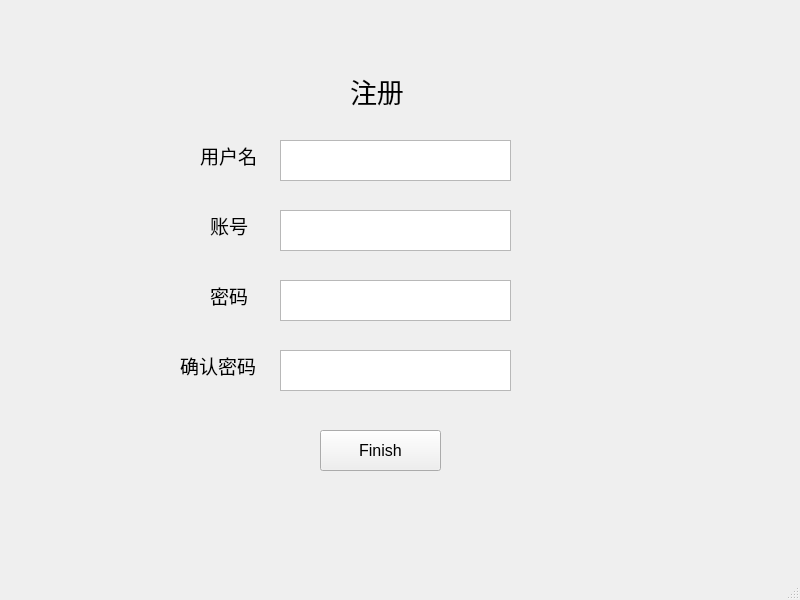
<?xml version="1.0" encoding="UTF-8"?>
<ui version="4.0">
 <class>Register</class>
 <widget class="QMainWindow" name="Register">
  <property name="geometry">
   <rect>
    <x>0</x>
    <y>0</y>
    <width>800</width>
    <height>600</height>
   </rect>
  </property>
  <property name="windowTitle">
   <string>MainWindow</string>
  </property>
  <widget class="QWidget" name="centralwidget">
   <widget class="QLabel" name="label">
    <property name="geometry">
     <rect>
      <x>350</x>
      <y>60</y>
      <width>81</width>
      <height>61</height>
     </rect>
    </property>
    <property name="font">
     <font>
      <family>Arial</family>
      <pointsize>20</pointsize>
     </font>
    </property>
    <property name="text">
     <string>注册</string>
    </property>
   </widget>
   <widget class="QTextEdit" name="textEdit_2">
    <property name="geometry">
     <rect>
      <x>280</x>
      <y>280</y>
      <width>231</width>
      <height>41</height>
     </rect>
    </property>
   </widget>
   <widget class="QLabel" name="label_2">
    <property name="geometry">
     <rect>
      <x>210</x>
      <y>210</y>
      <width>72</width>
      <height>31</height>
     </rect>
    </property>
    <property name="font">
     <font>
      <family>Arial</family>
      <pointsize>14</pointsize>
     </font>
    </property>
    <property name="text">
     <string>账号</string>
    </property>
   </widget>
   <widget class="QPushButton" name="pushButton">
    <property name="geometry">
     <rect>
      <x>320</x>
      <y>430</y>
      <width>121</width>
      <height>41</height>
     </rect>
    </property>
    <property name="font">
     <font>
      <family>Arial</family>
      <pointsize>12</pointsize>
     </font>
    </property>
    <property name="text">
     <string>Finish</string>
    </property>
   </widget>
   <widget class="QLabel" name="label_3">
    <property name="geometry">
     <rect>
      <x>210</x>
      <y>280</y>
      <width>72</width>
      <height>31</height>
     </rect>
    </property>
    <property name="font">
     <font>
      <family>Arial</family>
      <pointsize>14</pointsize>
     </font>
    </property>
    <property name="text">
     <string>密码</string>
    </property>
   </widget>
   <widget class="QTextEdit" name="textEdit">
    <property name="geometry">
     <rect>
      <x>280</x>
      <y>210</y>
      <width>231</width>
      <height>41</height>
     </rect>
    </property>
   </widget>
   <widget class="QLabel" name="label_4">
    <property name="geometry">
     <rect>
      <x>180</x>
      <y>350</y>
      <width>101</width>
      <height>31</height>
     </rect>
    </property>
    <property name="font">
     <font>
      <family>Arial</family>
      <pointsize>14</pointsize>
     </font>
    </property>
    <property name="text">
     <string>确认密码</string>
    </property>
   </widget>
   <widget class="QTextEdit" name="textEdit_3">
    <property name="geometry">
     <rect>
      <x>280</x>
      <y>350</y>
      <width>231</width>
      <height>41</height>
     </rect>
    </property>
   </widget>
   <widget class="QLabel" name="label_5">
    <property name="geometry">
     <rect>
      <x>200</x>
      <y>140</y>
      <width>72</width>
      <height>31</height>
     </rect>
    </property>
    <property name="font">
     <font>
      <family>Arial</family>
      <pointsize>14</pointsize>
     </font>
    </property>
    <property name="text">
     <string>用户名</string>
    </property>
   </widget>
   <widget class="QTextEdit" name="textEdit_4">
    <property name="geometry">
     <rect>
      <x>280</x>
      <y>140</y>
      <width>231</width>
      <height>41</height>
     </rect>
    </property>
   </widget>
  </widget>
  <widget class="QMenuBar" name="menubar">
   <property name="geometry">
    <rect>
     <x>0</x>
     <y>0</y>
     <width>800</width>
     <height>26</height>
    </rect>
   </property>
  </widget>
  <widget class="QStatusBar" name="statusbar"/>
 </widget>
 <resources/>
 <connections/>
</ui>
